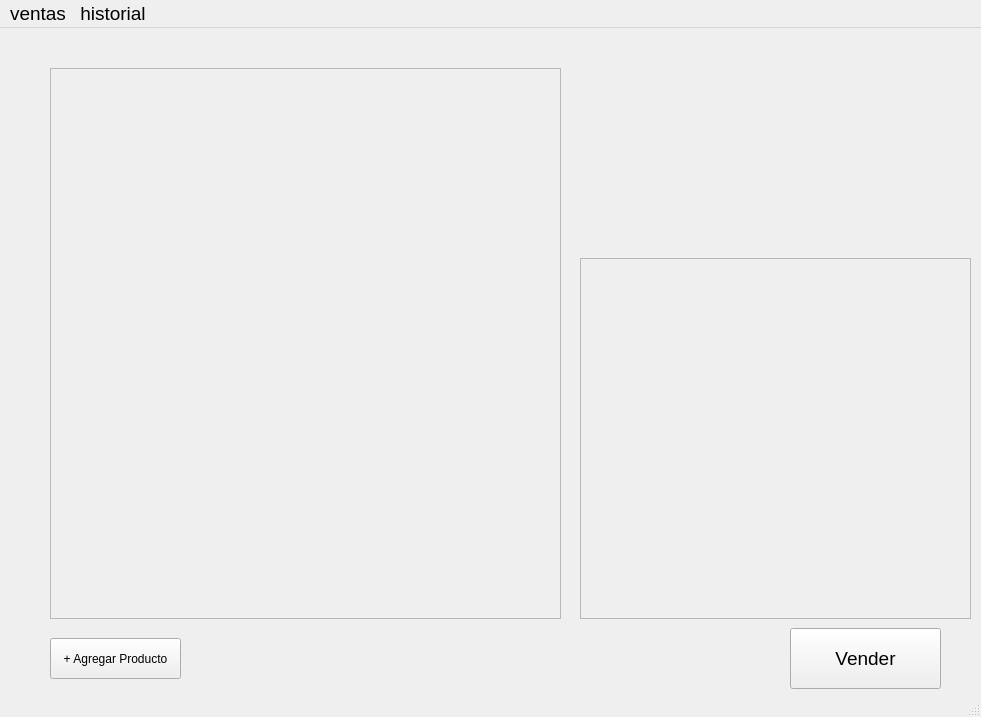
<?xml version="1.0" encoding="UTF-8"?>
<ui version="4.0">
 <class>MainWindow</class>
 <widget class="QMainWindow" name="MainWindow">
  <property name="geometry">
   <rect>
    <x>0</x>
    <y>0</y>
    <width>981</width>
    <height>717</height>
   </rect>
  </property>
  <property name="windowTitle">
   <string>MainWindow</string>
  </property>
  <widget class="QWidget" name="centralwidget">
   <widget class="QPushButton" name="pushButton">
    <property name="geometry">
     <rect>
      <x>50</x>
      <y>610</y>
      <width>131</width>
      <height>41</height>
     </rect>
    </property>
    <property name="text">
     <string>+ Agregar Producto</string>
    </property>
   </widget>
   <widget class="QScrollArea" name="scrollArea">
    <property name="geometry">
     <rect>
      <x>50</x>
      <y>40</y>
      <width>511</width>
      <height>551</height>
     </rect>
    </property>
    <property name="widgetResizable">
     <bool>true</bool>
    </property>
    <widget class="QWidget" name="scrollAreaWidgetContents">
     <property name="geometry">
      <rect>
       <x>0</x>
       <y>0</y>
       <width>509</width>
       <height>549</height>
      </rect>
     </property>
    </widget>
   </widget>
   <widget class="QScrollArea" name="scrollArea_2">
    <property name="geometry">
     <rect>
      <x>580</x>
      <y>230</y>
      <width>391</width>
      <height>361</height>
     </rect>
    </property>
    <property name="widgetResizable">
     <bool>true</bool>
    </property>
    <widget class="QWidget" name="scrollAreaWidgetContents_2">
     <property name="geometry">
      <rect>
       <x>0</x>
       <y>0</y>
       <width>389</width>
       <height>359</height>
      </rect>
     </property>
    </widget>
   </widget>
   <widget class="QPushButton" name="pushButton_2">
    <property name="geometry">
     <rect>
      <x>790</x>
      <y>600</y>
      <width>151</width>
      <height>61</height>
     </rect>
    </property>
    <property name="font">
     <font>
      <pointsize>14</pointsize>
     </font>
    </property>
    <property name="text">
     <string>Vender</string>
    </property>
   </widget>
  </widget>
  <widget class="QMenuBar" name="menubar">
   <property name="geometry">
    <rect>
     <x>0</x>
     <y>0</y>
     <width>981</width>
     <height>32</height>
    </rect>
   </property>
   <property name="palette">
    <palette>
     <active>
      <colorrole role="Button">
       <brush brushstyle="SolidPattern">
        <color alpha="255">
         <red>85</red>
         <green>170</green>
         <blue>255</blue>
        </color>
       </brush>
      </colorrole>
     </active>
     <inactive>
      <colorrole role="Button">
       <brush brushstyle="SolidPattern">
        <color alpha="255">
         <red>85</red>
         <green>170</green>
         <blue>255</blue>
        </color>
       </brush>
      </colorrole>
     </inactive>
     <disabled>
      <colorrole role="Button">
       <brush brushstyle="SolidPattern">
        <color alpha="255">
         <red>85</red>
         <green>170</green>
         <blue>255</blue>
        </color>
       </brush>
      </colorrole>
     </disabled>
    </palette>
   </property>
   <property name="font">
    <font>
     <pointsize>14</pointsize>
     <italic>false</italic>
     <bold>false</bold>
    </font>
   </property>
   <property name="focusPolicy">
    <enum>Qt::FocusPolicy::NoFocus</enum>
   </property>
   <property name="contextMenuPolicy">
    <enum>Qt::ContextMenuPolicy::NoContextMenu</enum>
   </property>
   <property name="defaultUp">
    <bool>false</bool>
   </property>
   <property name="nativeMenuBar">
    <bool>true</bool>
   </property>
   <widget class="QMenu" name="menuhistorial">
    <property name="font">
     <font>
      <bold>true</bold>
     </font>
    </property>
    <property name="title">
     <string>historial</string>
    </property>
   </widget>
   <widget class="QMenu" name="menuventas">
    <property name="title">
     <string>ventas</string>
    </property>
   </widget>
   <addaction name="menuventas"/>
   <addaction name="menuhistorial"/>
  </widget>
  <widget class="QStatusBar" name="statusbar"/>
 </widget>
 <resources/>
 <connections/>
</ui>
